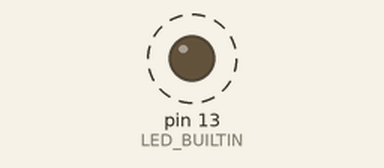
Simulated run of this sketch. Board: Arduino Mega 2560, built with avr-gcc and run on an emulated ATmega2560. Parts: output pins drawn as LEDs (lit = HIGH). Dashed ring = blinking. What the sketch prints to the serial monitor is not drawn.

Above: at 0.2 s.
Timing chart, 0 to 3.0 s (numbered marks = the images above):
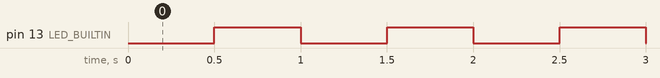

The sketch:

M00_Mega_Upload_Serial.ino
```cpp
constexpr unsigned long BLINK_INTERVAL_MS = 500;
constexpr unsigned long PRINT_INTERVAL_MS = 2000;

bool ledState = false;
unsigned long lastBlinkMs = 0;
unsigned long lastPrintMs = 0;

void setup() {
  pinMode(LED_BUILTIN, OUTPUT);
  Serial.begin(115200);
  Serial.println(F("BahayShield G2 M00 Mega upload and serial OK"));
}

void loop() {
  const unsigned long now = millis();

  if (now - lastBlinkMs >= BLINK_INTERVAL_MS) {
    lastBlinkMs = now;
    ledState = !ledState;
    digitalWrite(LED_BUILTIN, ledState ? HIGH : LOW);
  }

  if (now - lastPrintMs >= PRINT_INTERVAL_MS) {
    lastPrintMs = now;
    Serial.print(F("uptime_ms="));
    Serial.println(now);
  }
}
```

Measured:
- by itself, pin 13 (LED_BUILTIN): alternates HIGH for 0.50 s and LOW for 0.50 s
